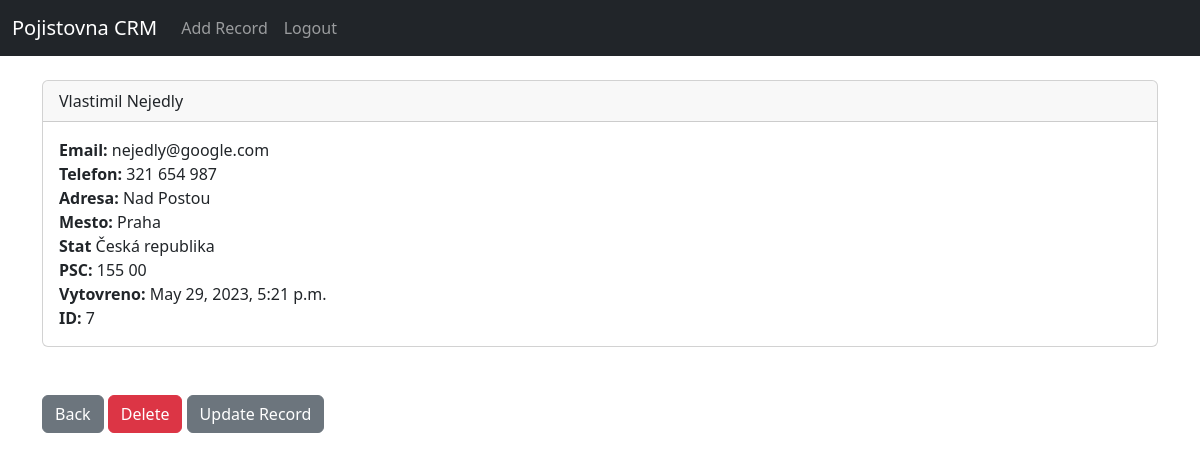
Page /record/7 (signed in) on the committed database.
### app_pojistovna/models.py (models this page shows, shortened)
class Record(models.Model):
    create_at = models.DateTimeField(auto_now_add=True)
    first_name = models.CharField(max_length=50)
    last_name = models.CharField(max_length=50)
    email = models.CharField(max_length=50)
    phone = models.CharField(max_length=20)
    address = models.CharField(max_length=100)
    city = models.CharField(max_length=50)
    state = models.CharField(max_length=50)
    zipcode = models.CharField(max_length=20)

### app_pojistovna/views.py (the view)
# urls.py: path('record/<int:pk>', views.customer_record, name='record'),
def customer_record(request, pk):
    if request.user.is_authenticated:
        customer_record = Record.objects.get(id=pk)
        return render(request, 'record.html', {'customer_record':customer_record})
    else:
        messages.success(request, "Pro nahled se musite nepjrve prihlsit")
        return redirect('home')

### app_pojistovna/templates/record.html
{% extends 'base.html' %}
{% block content %}
<div class="card">
  <div class="card-header">
    {{ customer_record.first_name }}
    {{ customer_record.last_name }}
  </div>
  <div class="card-body">
    <p class="card-text">
        <strong>Email: </strong>{{ customer_record.email }}<br/>
        <strong>Telefon: </strong>{{ customer_record.phone }}<br/>
        <strong>Adresa: </strong>{{ customer_record.address }}<br/>
        <strong>Mesto: </strong>{{ customer_record.city }}<br/>
        <strong>Stat </strong>{{ customer_record.state }}<br/>
        <strong>PSC: </strong>{{ customer_record.zipcode }}<br/>
        <strong>Vytovreno: </strong>{{ customer_record.create_at }}<br/>
        <strong>ID: </strong>{{ customer_record.id }}<br/>
    </p>
  </div>
</div>
<br/><br/>
<a href="{% url 'home' %}" class="btn btn-secondary">Back</a>
<a href="{% url 'delete_record' customer_record.id %}" class="btn btn-danger">Delete</a>
<a href="{% url 'update_record' customer_record.id %}" class="btn btn-secondary">Update Record</a>
{% endblock %}

### rows in the picture
Record: first_name "Vlastimil", last_name "Nejedly", email "nejedly@google.com", phone "321 654 987", address "Nad Postou", city "Praha", state "Česká republika", zipcode "155 00", create_at "May 29, 2023, 5:21 p.m.", id "7"
